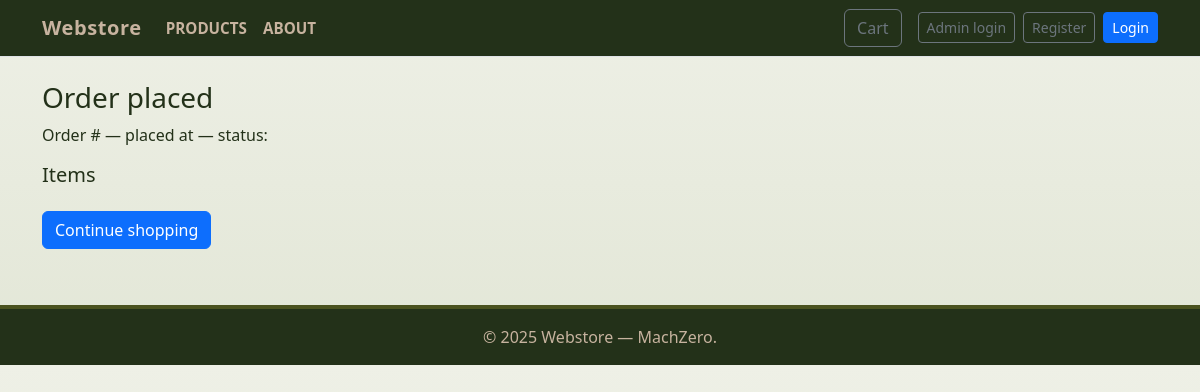
The app's page /order/success/7, older data.
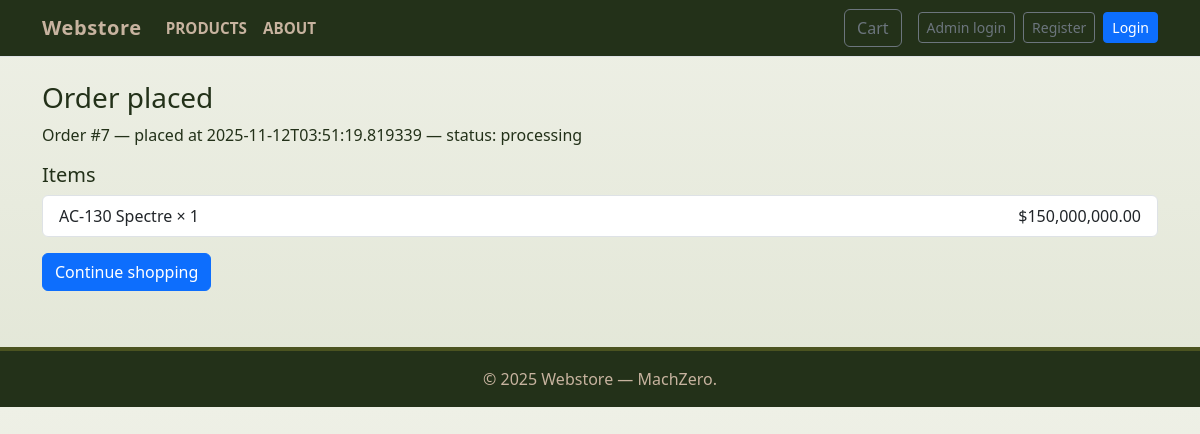
The same page, newer data.
### tables this page shows
CREATE TABLE orders (
        id INTEGER PRIMARY KEY,
        customer_id INTEGER NOT NULL,
        total REAL NOT NULL,
        status TEXT NOT NULL,
        created_at TEXT NOT NULL, agency TEXT, authorized_officer TEXT, official_email TEXT, position_clearance TEXT, contact_number TEXT, po_number TEXT, contract_reference TEXT, funding_source TEXT, auth_doc TEXT, vendor_id TEXT, end_user_cert TEXT, export_license_status TEXT, delivery_location TEXT, required_delivery_date TEXT, payment_method TEXT, declaration_agreed INTEGER, digital_signature TEXT,
        FOREIGN KEY(customer_id) REFERENCES customers(id) ON DELETE CASCADE
    );

CREATE TABLE order_items (
        id INTEGER PRIMARY KEY,
        order_id INTEGER NOT NULL,
        product_id INTEGER NOT NULL,
        quantity INTEGER NOT NULL,
        unit_price REAL NOT NULL,
        FOREIGN KEY(order_id) REFERENCES orders(id) ON DELETE CASCADE,
        FOREIGN KEY(product_id) REFERENCES products(id) ON DELETE RESTRICT
    );

CREATE TABLE products (
        id INTEGER PRIMARY KEY,
        sku TEXT UNIQUE NOT NULL,
        name TEXT NOT NULL,
        description TEXT,
        price REAL NOT NULL,
        image TEXT,
        created_at TEXT NOT NULL
    , stock INTEGER NOT NULL DEFAULT 0);

### app.py (the view)
@app.route("/order/success/<int:order_id>")
def order_success(order_id):
    db = get_db()
    order = db.execute("SELECT o.id, o.total, o.status, o.created_at, c.name, c.email FROM orders o LEFT JOIN customers c ON o.customer_id = c.id WHERE o.id = ?", (order_id,)).fetchone()
    items = db.execute("SELECT oi.quantity, oi.unit_price, p.name FROM order_items oi JOIN products p ON oi.product_id = p.id WHERE oi.order_id = ?", (order_id,)).fetchall()
    return render_template("order_success.html", order=order, items=items)

### app.py (called while the page is built, shortened)
def get_db():
    if 'db' not in g:
        conn = sqlite3.connect(DB_PATH)
        conn.row_factory = sqlite3.Row
        conn.execute("PRAGMA foreign_keys = ON;")
        g.db = conn
    return g.db

@app.context_processor
def inject_cart_count():
    cart = session.get("cart", {}) if session is not None else {}
    try:
        count = sum(int(v) for v in cart.values()) if cart else 0
    except Exception:
        count = 0
    return {"cart_count": count}

@app.before_request
def enforce_session_timeout():
    if request.path.startswith(("/static", "/sw.js", "/favicon.ico", "/admin/debug", "/admin/uploads")):
        return
    now_ts = datetime.now(timezone.utc).timestamp()
    last = session.get("last_active")
    timeout_secs = SESSION_TIMEOUT_MINUTES * 60
    created = session.get("created_at")
    if session.get("customer_id") or session.get("is_admin"):
        session["last_active"] = now_ts
        if "created_at" not in session:
            session["created_at"] = now_ts

### templates/order_success.html (shortened to what this page needs)
<!doctype html>
<html lang="en">
<head>
  <link href="https://cdn.jsdelivr.net/npm/bootstrap@5.3.0/dist/css/bootstrap.min.css" rel="stylesheet">
  <link rel="stylesheet" href="{{ url_for('static', filename='css/styles.css') }}">
</head>
<body>
  {% include 'navbar.html' %}
  <div class="container py-4">
    <h3>Order placed</h3>
    <p>Order #{{ order.id }} — placed at {{ order.created_at }} — status: {{ order.status }}</p>
    <h5>Items</h5>
    <ul class="list-group mb-3">
      {% for it in items %}
      <li class="list-group-item d-flex justify-content-between">
        <div>{{ it["name"] }} × {{ it["quantity"] }}</div>
        <div>${{ "{:,.2f}".format(it["unit_price"] * it["quantity"]) }}</div>
      </li>
      {% endfor %}
    </ul>
    <a href="{{ url_for('products') }}" class="btn btn-primary">Continue shopping</a>
  </div>
</body>
<footer>
  <div class="container">
    &copy; {{ 2025 }} Webstore — MachZero.
  </div>
</footer>
</html>

Row changes from the older to the newer data that the page shows:
added orders: id "7", created_at "2025-11-12T03:51:19.819339", status "processing"
added order_items: name "AC-130 Spectre", quantity "1", it['unit_price']*it['quantity'] "150,000,000.00"
